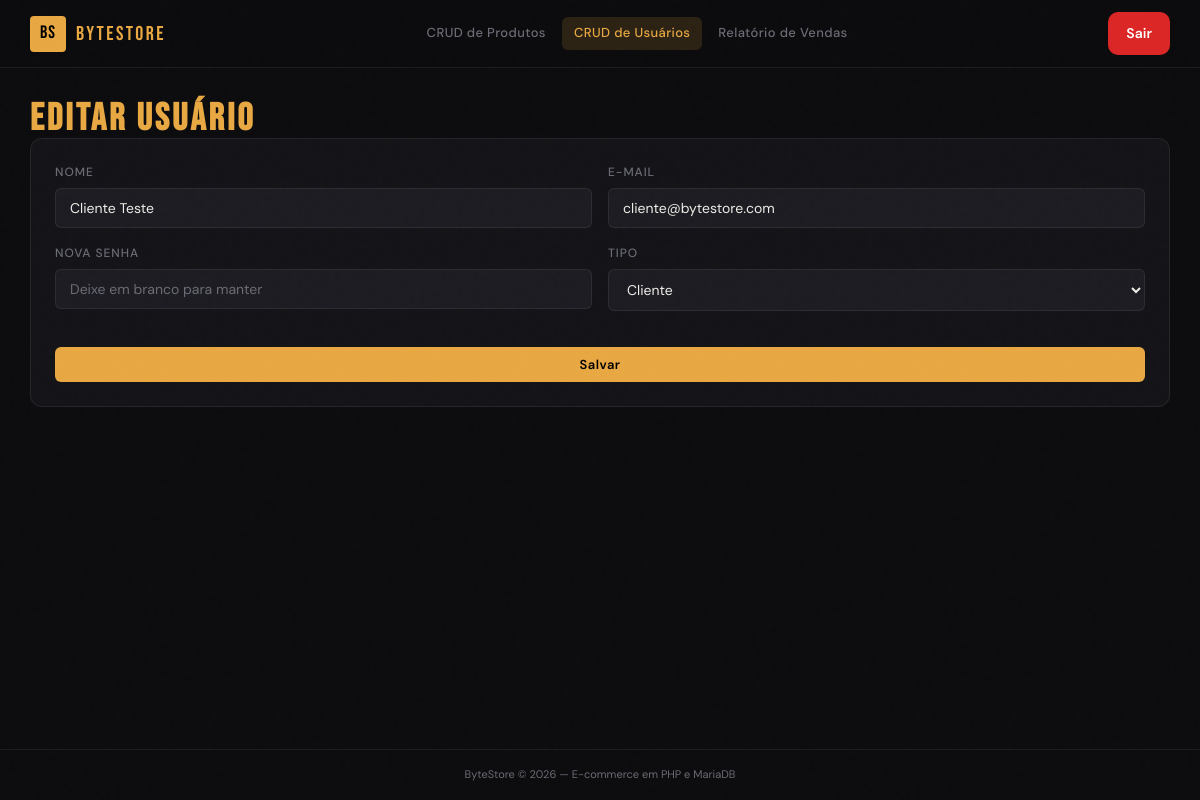
Page /admin/usuarios/editar.php?id=2 (signed in) on the committed database.
### tables this page shows
CREATE TABLE usuarios (
    id INT AUTO_INCREMENT PRIMARY KEY,
    nome VARCHAR(150) NOT NULL,
    email VARCHAR(150) NOT NULL UNIQUE,
    senha VARCHAR(255) NOT NULL,
    tipo ENUM('admin','cliente') NOT NULL DEFAULT 'cliente',
    criado_em TIMESTAMP DEFAULT CURRENT_TIMESTAMP
);

### admin/usuarios/editar.php (the view, shortened to what this page needs)
<?php
require_once '../../configs/banco.php';
$id=(int)($_GET['id']??0); $stmt=$conn->prepare('SELECT * FROM usuarios WHERE id=?'); $stmt->bind_param('i',$id); $stmt->execute(); $usuario=$stmt->get_result()->fetch_assoc(); if(!$usuario) die('Usuário não encontrado.');
$current_page='admin_usuarios'; include '../../configs/header.php';
?>
<main class="main"><div class="container"><h1 class="page-title"><span>Editar Usuário</span></h1><form method="POST" class="card form-grid"><div class="form-group"><label>Nome</label><input name="nome" value="<?= htmlspecialchars($usuario['nome']) ?>" required></div><div class="form-group"><label>E-mail</label><input type="email" name="email" value="<?= htmlspecialchars($usuario['email']) ?>" required></div><div class="form-group"><label>Nova senha</label><input type="password" name="senha" placeholder="Deixe em branco para manter"></div><div class="form-group"><label>Tipo</label><select name="tipo"><option value="cliente" <?= $usuario['tipo']=='cliente'?'selected':'' ?>>Cliente</option><option value="admin" <?= $usuario['tipo']=='admin'?'selected':'' ?>>Administrador</option></select></div><div class="form-group full"><button type="submit">Salvar</button></div></form></div></main><?php include '../../configs/footer.php'; ?>

### configs/style.css (style rules this page uses)
:root { --amber: #E8A842; --amber-dim:#A8762A; --amber-glow: rgba(232, 168, 66, 0.15); --bg: #0C0C0E; --surface: #141418; --surface2: #1C1C22; --border: rgba(255,255,255,0.07); --border-amber: rgba(232,168,66,0.3); --text: #F0EDE8; --muted: #6B6B75; --danger: #E85454; --success: #4CAF7D; --info: #5B8DEF; --header-h: 68px; --radius: 6px; --radius-lg:12px; }
*, *::before, *::after { margin: 0; padding: 0; box-sizing: border-box; outline: none; border: none; text-decoration: none; transition: color .2s, background .2s, border-color .2s, opacity .2s, transform .2s; }
html { font-size: 10px; scroll-behavior: smooth; }
body { background-color: var(--bg); color: var(--text); font-family: 'DM Sans', sans-serif; font-size: 1.4rem; line-height: 1.6; min-height: 100vh; }
body::before { content: ''; position: fixed; inset: 0; pointer-events: none; z-index: 9999; opacity: .4; }
.container { width: 100%; max-width: 1280px; margin: 0 auto; padding: 0 3rem; }
.main { flex: 1; padding: 3.2rem 0; }
.page-title { font-family: 'Bebas Neue', sans-serif; font-size: 3.8rem; letter-spacing: .08em; line-height: 1; color: var(--text); }
.page-title span { color: var(--amber); }
.card { background: var(--surface); border: 1px solid var(--border); border-radius: var(--radius-lg); padding: 2.4rem; }
.form-grid { display: grid; grid-template-columns: 1fr 1fr; gap: 1.6rem; }
.form-group { display: flex; flex-direction: column; gap: .6rem; }
.form-group.full { grid-column: 1 / -1; }
label { font-size: 1.2rem; font-weight: 500; color: var(--muted); text-transform: uppercase; letter-spacing: .08em; }
input, select, textarea { background: var(--surface2); border: 1px solid var(--border); border-radius: var(--radius); padding: 1rem 1.4rem; color: var(--text); font-family: 'DM Sans', sans-serif; font-size: 1.4rem; width: 100%; }
input::placeholder, textarea::placeholder { color: var(--muted); }
select option { background: var(--surface2); }
button[type="submit"], button:not([class]) { display: inline-flex; align-items: center; justify-content: center; gap: .8rem; padding: .9rem 2rem; margin-top: 2rem; border-radius: var(--radius); font-size: 1.3rem; font-weight: 600; cursor: pointer; letter-spacing: .04em; white-space: nowrap; background: var(--amber); color: #000; font-family: 'DM Sans', sans-serif; }

### rows in the picture
usuarios: nome "Cliente Teste", email "cliente@bytestore.com", tipo "Cliente"

### other values in the picture
$item['label'] "CRUD de Produtos"
$item['label'] "CRUD de Usuários"
$item['label'] "Relatório de Vendas"
